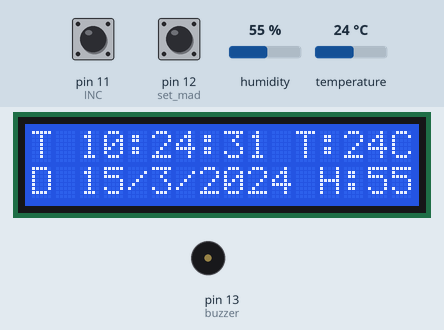
A sketch run on a simulated Arduino Uno, built with avr-gcc and run on an emulated ATmega328P. Shown: 16×2 character LCD, buzzer (waves = sounding, pin HIGH). The inputs (shaded band) are chosen by the test bench; at power-on: pin 12 (set_mad) HIGH, pin 11 (INC) HIGH, humidity 55 %, temperature 24 °C. The local clock reads 2024-03-15 10:24:30 at power-on unless the sketch sets it; EEPROM starts erased.

Above: at 1.2 s.
1.3 s: pin 12 (set_mad) pulled LOW for 0.3 s
At 2.7 s:
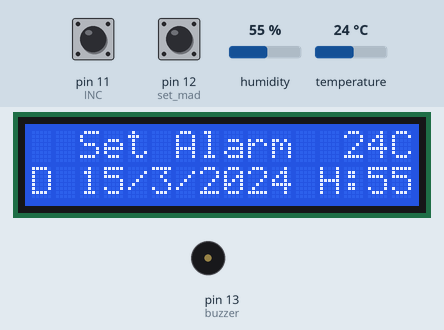
4.6 s: pin 11 (INC) pulled LOW for 0.3 s
At 6.1 s:
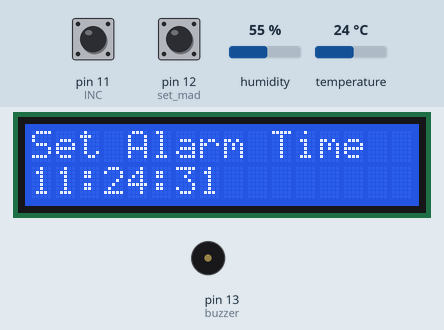
6.4 s: pin 11 (INC) pulled LOW for 1 s
At 8.0 s:
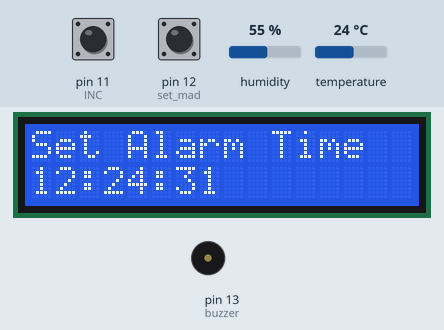
8.9 s: pin 12 (set_mad) pulled LOW for 1 s
At 10.06 s:
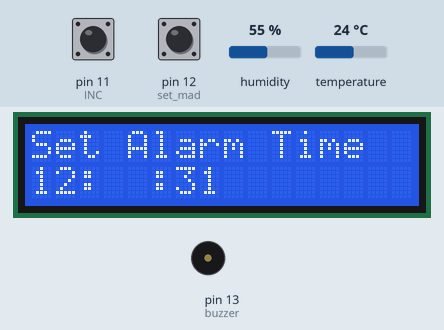
11.5 s: pin 12 (set_mad) pulled LOW for 0.3 s
At 14.3 s:
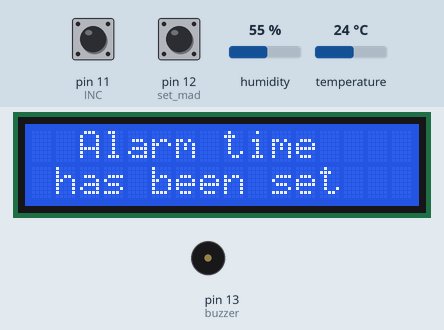
14.8 s: humidity set to 22 %
At 16.9 s:
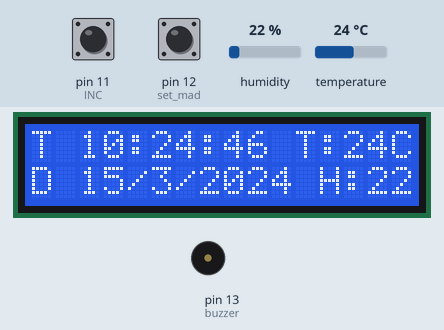
Timing chart, 0 to 18.4 s (numbered marks = the images above; inputs shaded):
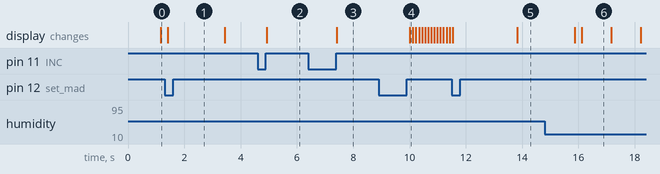

The sketch:

alarm.ino
```cpp
#include <Wire.h>
#include<EEPROM.h>
#include "RTClib.h"

#include <LiquidCrystal_I2C.h>
LiquidCrystal_I2C lcd(0x27, 16, 2);

#include <dht.h>
#define dataPin 8
dht DHT;

RTC_DS1307 RTC;
int temp, inc, hours1, minut, add = 11;


int INC = 11;
int set_mad = 12;

#define buzzer 13

int HOUR, MINUT, SECOND;


void setup()
{
  Serial.begin(9600);
  Wire.begin();
  RTC.begin();
  lcd.begin();
  lcd.backlight();
  pinMode(INC, INPUT);

  pinMode(set_mad, INPUT);
  pinMode(buzzer, OUTPUT);

  digitalWrite(set_mad, HIGH);
  digitalWrite(INC, HIGH);
  digitalWrite(buzzer, LOW);


  if (!RTC.isrunning())
  {
    RTC.adjust(DateTime(__DATE__, __TIME__));
  }
}

void loop()
{
int readData = DHT.read11(dataPin); // Reads the data from the sensor
  int t = DHT.temperature; // Gets the values of the temperature
  int h = DHT.humidity;

  int temp = 0, val = 1, temp4;
  DateTime now = RTC.now();
  if (digitalRead(set_mad) == 0)
  {
    lcd.setCursor(0, 0);
    lcd.print("  Set Alarm  ");
    delay(2000);
    defualt();
    time();
    delay(1000);
    lcd.clear();
    lcd.setCursor(0, 0);
    lcd.print("  Alarm time ");
    lcd.setCursor(0, 1);
    lcd.print(" has been set  ");
    delay(2000);
  }
  lcd.clear();
  lcd.setCursor(0, 0);
  lcd.print("T");
  lcd.setCursor(2, 0);
  lcd.print(HOUR = now.hour(), DEC);
  lcd.print(":");
  lcd.print(MINUT = now.minute(), DEC);
  lcd.print(":");
  lcd.print(SECOND = now.second(), DEC);

  lcd.print(" ");
lcd.print("T:");
lcd.print(t);
lcd.print("C");


  lcd.setCursor(0, 1);
  lcd.print("D ");
  lcd.print(now.day(), DEC);
  lcd.print("/");
  lcd.print(now.month(), DEC);
  lcd.print("/");
  lcd.print(now.year(), DEC);

  lcd.print(" ");
lcd.print("H:");
lcd.print(h);
lcd.print("%");
  match();

  delay(200);
}

void defualt()
{
  lcd.clear();
  lcd.setCursor(0, 1);
  lcd.print(HOUR);
  lcd.print(":");
  lcd.print(MINUT);
  lcd.print(":");
  lcd.print(SECOND);
}

void time()
{
  int temp = 1, minuts = 0, hours = 0, seconds = 0;
  while (temp == 1)
  {

    if (digitalRead(INC) == 0)
    {
      HOUR++;

      if (HOUR == 24)
      {

        HOUR = 0;
      }
      while (digitalRead(INC) == 0);

    }

    lcd.setCursor(0, 0);
    lcd.print("Set Alarm Time ");
    lcd.setCursor(0, 1);
    lcd.print(HOUR);
    lcd.print(":");
    lcd.print(MINUT);
    lcd.print(":");
    lcd.print(SECOND);
    delay(100);

    if (digitalRead(set_mad) == 0)
    {
      hours1 = HOUR;
      EEPROM.write(add++, hours1);
      temp = 2;
      while (digitalRead(set_mad) == 0);
    }

  }

  while (temp == 2)
  {
    if (digitalRead(INC) == 0)
    {
      MINUT++;
      if (MINUT == 60)
      {
        MINUT = 0;
      }
      while (digitalRead(INC) == 0);

    }

    lcd.setCursor(0, 1);
    lcd.print(HOUR);
    lcd.print(":");
    lcd.print(MINUT);
    lcd.print(":");
    lcd.print(SECOND);
    delay(100);

    lcd.setCursor(0,1);
    lcd.print(HOUR);
    lcd.print(":");
    lcd.print("  ");
    lcd.print(":");
    lcd.print(SECOND);
    delay(100);


    if (digitalRead(set_mad) == 0)
    {
      minut = MINUT;
      EEPROM.write(add++, minut);
      temp = 0;

      while (digitalRead(set_mad) == 0);
    }
  }
  delay(1000);
}


void match()
{
  int tem[17];
  for (int i = 11; i < 17; i++)
  {
    tem[i] = EEPROM.read(i);
  }
  if (HOUR == tem[11] && MINUT == tem[12])
  {
    beep();
    beep();
    beep();
    beep();
    lcd.clear();
    lcd.print("Wake Up....");
    lcd.setCursor(0, 1);
    lcd.print("Wake Up....");
    beep();
    beep();
    beep();
    beep();
   // break;
  }

}
void beep()
{
  tone(buzzer, 10000,500);
  delay(500);
}
```

Measured:
- after the input at 1.3 s, the display: changes after 0.10 s (image 1)
- after the input at 4.6 s, the display: changes after 0.32 s (image 2)
- after the input at 6.4 s, the display: changes after 1.0 s (image 3)
- after the input at 8.9 s, the display: changes after 1.1 s (image 4)
- what the display in image 6 shows lasts 1.1 s, from 16.1 s to 17.2 s
